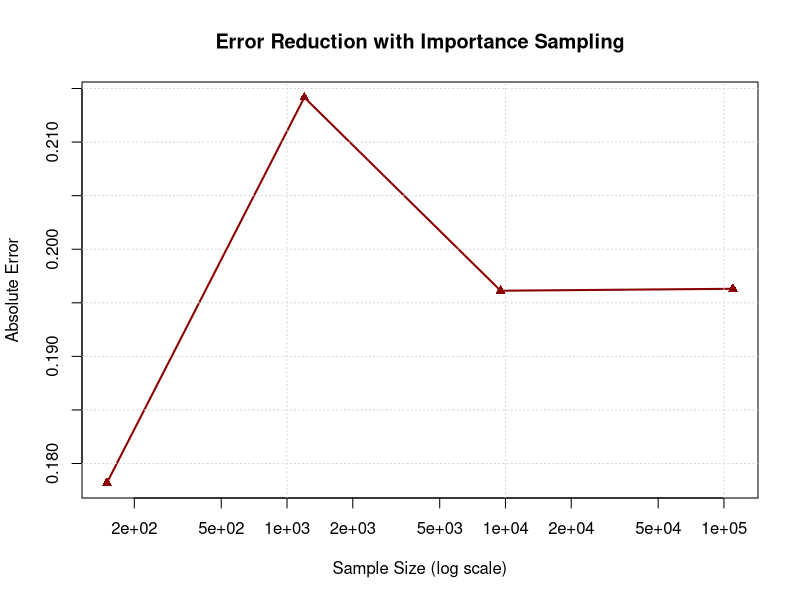

Source code (R):
calculate_function <- function(x) {
  sqrt(1 - x^2)
}

importance_sampling_integral <- function(sample_size) {
  random_points <- runif(sample_size, 0, 1)
  weights <- 1 / (1 - random_points^2)
  function_values <- calculate_function(random_points)
  weighted_values <- function_values / weights
  estimated_value <- mean(weighted_values)
  return(estimated_value)
}

exact_integral <- pi / 4

sample_sizes <- c(150, 1200, 9500, 110000)
deviations <- c()

for (size in sample_sizes) {
  approximation <- importance_sampling_integral(size)
  deviation <- abs(approximation - exact_integral)
  deviations <- c(deviations, deviation)
}

result_table <- data.frame(Sample_Size = sample_sizes, Error = deviations)
print(result_table)

plot(
  x = sample_sizes,
  y = deviations,
  type = "o",
  log = "x",
  xlab = "Sample Size (log scale)",
  ylab = "Absolute Error",
  main = "Error Reduction with Importance Sampling",
  col = "darkred",
  pch = 17,
  lwd = 2
)

abline(h = 0, col = "gray", lty = 2)
grid()
